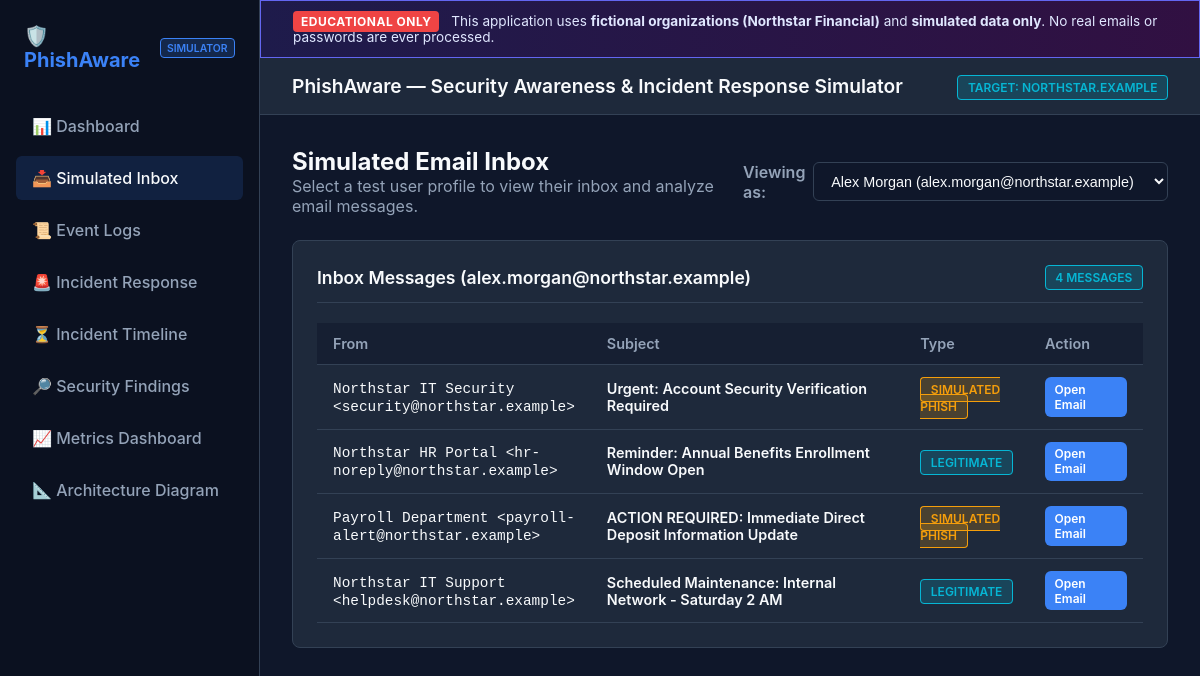
The page /inbox on the database its author committed.
### tables this page shows
CREATE TABLE users (
            id INTEGER PRIMARY KEY AUTOINCREMENT,
            username TEXT NOT NULL,
            email TEXT NOT NULL UNIQUE,
            department TEXT NOT NULL,
            awareness_score INTEGER DEFAULT 100
        );

CREATE TABLE emails (
            id INTEGER PRIMARY KEY AUTOINCREMENT,
            sender TEXT NOT NULL,
            subject TEXT NOT NULL,
            body TEXT NOT NULL,
            is_phishing INTEGER NOT NULL,
            indicators TEXT,
            landing_url TEXT
        );

### app.py (the view)
@app.route('/inbox')
def inbox():
    conn = database.get_db_connection()
    users = conn.execute('SELECT * FROM users').fetchall()
    user_id = request.args.get('user_id', 1, type=int)
    current_user = conn.execute('SELECT * FROM users WHERE id = ?', (user_id,)).fetchone()
    if not current_user and users:
        current_user = users[0]
    emails = conn.execute('SELECT * FROM emails').fetchall()
    conn.close()
    return render_template('inbox.html',
                           active_page='inbox',
                           users=users,
                           current_user=current_user,
                           emails=emails)

### database.py (called while the page is built)
def get_db_connection():
    conn = sqlite3.connect(DB_PATH)
    conn.row_factory = sqlite3.Row
    return conn

### templates/inbox.html (shortened to what this page needs)
{% extends 'base.html' %}
{% block content %}
<div style="margin-bottom: 1.5rem; display: flex; justify-content: space-between; align-items: center;">
    <div>
        <h2>Simulated Email Inbox</h2>
        <p style="color: var(--text-muted);">Select a test user profile to view their inbox and analyze email messages.</p>
    </div>
    <div>
        <form method="GET" action="{{ url_for('inbox') }}" style="display: flex; align-items: center; gap: 0.5rem;">
            <label for="user_select" style="font-weight: 600; color: var(--text-muted);">Viewing as:</label>
            <select name="user_id" id="user_select" class="form-control" style="width: auto;" onchange="this.form.submit()">
                {% for u in users %}
                    <option value="{{ u.id }}" {% if u.id == current_user.id %}selected{% endif %}>
                        {{ u.username }} ({{ u.email }})
                    </option>
                {% endfor %}
            </select>
        </form>
    </div>
</div>
<div class="card">
    <div class="card-header">
        <h3 class="card-title">Inbox Messages ({{ current_user.email }})</h3>
        <span class="badge badge-info">{{ emails|length }} Messages</span>
    </div>
    <div class="table-container">
        <table>
            <thead>
                <tr>
                    <th style="width: 25%;">From</th>
                    <th style="width: 45%;">Subject</th>
                    <th style="width: 15%;">Type</th>
                    <th style="width: 15%;">Action</th>
                </tr>
            </thead>
            <tbody>
                {% for email in emails %}
                <tr>
                    <td><code>{{ email.sender }}</code></td>
                    <td>
                        <a href="{{ url_for('view_email', email_id=email.id, user_id=current_user.id) }}" style="color: var(--text-main); font-weight: 600; text-decoration: none;">
                            {{ email.subject }}
                        </a>
                    </td>
                    <td>
                        {% if email.is_phishing %}
                            <span class="badge badge-warning">Simulated Phish</span>
                        {% else %}
                            <span class="badge badge-info">Legitimate</span>
                        {% endif %}
                    </td>
                    <td>
                        <a href="{{ url_for('view_email', email_id=email.id, user_id=current_user.id) }}" class="btn btn-primary" style="padding: 0.3rem 0.6rem; font-size: 0.75rem;">Open Email</a>
                    </td>
                </tr>
                {% endfor %}
            </tbody>
        </table>
    </div>
</div>
{% endblock %}

### templates/base.html (shortened to what this page needs)
<!DOCTYPE html>
<html lang="en">
<head>
    <link rel="stylesheet" href="{{ url_for('static', filename='css/style.css') }}">
</head>
<body>
    <aside class="sidebar">
        <div class="brand">
            <span>🛡️ PhishAware</span>
            <span class="brand-badge">SIMULATOR</span>
        </div>
        <ul class="nav-list">
            <li class="nav-item {% if active_page == 'dashboard' %}active{% endif %}">
                <a href="{{ url_for('dashboard') }}">📊 Dashboard</a>
            </li>
            <li class="nav-item {% if active_page == 'inbox' %}active{% endif %}">
                <a href="{{ url_for('inbox') }}">📥 Simulated Inbox</a>
            </li>
            <li class="nav-item {% if active_page == 'events' %}active{% endif %}">
                <a href="{{ url_for('events') }}">📜 Event Logs</a>
            </li>
            <li class="nav-item {% if active_page == 'incident' %}active{% endif %}">
                <a href="{{ url_for('incident_response') }}">🚨 Incident Response</a>
            </li>
            <li class="nav-item {% if active_page == 'timeline' %}active{% endif %}">
                <a href="{{ url_for('incident_timeline') }}">⏳ Incident Timeline</a>
            </li>
            <li class="nav-item {% if active_page == 'findings' %}active{% endif %}">
                <a href="{{ url_for('findings') }}">🔎 Security Findings</a>
            </li>
            <li class="nav-item {% if active_page == 'metrics' %}active{% endif %}">
                <a href="{{ url_for('metrics') }}">📈 Metrics Dashboard</a>
            </li>
            <li class="nav-item {% if active_page == 'architecture' %}active{% endif %}">
                <a href="{{ url_for('architecture') }}">📐 Architecture Diagram</a>
            </li>
        </ul>
    </aside>
    <main class="main-content">
        <div class="safety-banner">
            <div>
                <span class="safety-tag">EDUCATIONAL ONLY</span>
                <span style="margin-left: 0.5rem;">This application uses <strong>fictional organizations (Northstar Financial)</strong> and <strong>simulated data only</strong>. No real emails or passwords are ever processed.</span>
            </div>
        </div>
        <header class="top-header">
            <div class="header-title">PhishAware — Security Awareness & Incident Response Simulator</div>
            <div>
                <span class="badge badge-info">Target: northstar.example</span>
            </div>
        </header>
        <div class="content-body">
            {% block content %}{% endblock %}
        </div>
    </main>
</body>
</html>

### static/css/style.css (style rules this page uses)
:root { --bg-dark: #0f172a; --card-bg: #1e293b; --border-color: #334155; --text-main: #f8fafc; --text-muted: #94a3b8; --primary: #3b82f6; --primary-hover: #2563eb; --success: #10b981; --warning: #f59e0b; --danger: #ef4444; --info: #06b6d4; --sidebar-bg: #0b1120; }
* { box-sizing: border-box; margin: 0; padding: 0; }
body { font-family: -apple-system, BlinkMacSystemFont, "Segoe UI", Roboto, Helvetica, Arial, sans-serif; background-color: var(--bg-dark); color: var(--text-main); display: flex; min-height: 100vh; }
.sidebar { width: 260px; background-color: var(--sidebar-bg); border-right: 1px solid var(--border-color); display: flex; flex-direction: column; padding: 1.5rem 1rem; }
.sidebar .brand { display: flex; align-items: center; gap: 0.75rem; font-size: 1.25rem; font-weight: 700; color: var(--primary); margin-bottom: 2rem; padding: 0 0.5rem; }
.sidebar .brand-badge { font-size: 0.65rem; background-color: rgba(59, 130, 246, 0.2); border: 1px solid var(--primary); color: var(--primary); padding: 0.15rem 0.4rem; border-radius: 4px; text-transform: uppercase; font-weight: 600; }
.nav-list { list-style: none; display: flex; flex-direction: column; gap: 0.5rem; }
.nav-item a { display: flex; align-items: center; gap: 0.75rem; padding: 0.75rem 1rem; color: var(--text-muted); text-decoration: none; border-radius: 6px; font-weight: 500; transition: all 0.2s; }
.nav-item a:hover, .nav-item.active a { background-color: rgba(59, 130, 246, 0.15); color: var(--text-main); }
.main-content { flex: 1; display: flex; flex-direction: column; overflow-y: auto; }
.top-header { background-color: var(--card-bg); border-bottom: 1px solid var(--border-color); padding: 1rem 2rem; display: flex; justify-content: space-between; align-items: center; }
.header-title { font-size: 1.2rem; font-weight: 600; }
.safety-banner { background: linear-gradient(90deg, #1e1b4b 0%, #311042 100%); border: 1px solid #6366f1; color: #e0e7ff; padding: 0.75rem 2rem; font-size: 0.85rem; display: flex; align-items: center; justify-content: space-between; }
.safety-tag { background-color: #ef4444; color: #fff; padding: 0.2rem 0.5rem; border-radius: 4px; font-weight: bold; font-size: 0.75rem; letter-spacing: 0.5px; }
.content-body { padding: 2rem; }
.card { background-color: var(--card-bg); border: 1px solid var(--border-color); border-radius: 8px; padding: 1.5rem; margin-bottom: 1.5rem; }
.card-header { display: flex; justify-content: space-between; align-items: center; margin-bottom: 1.25rem; border-bottom: 1px solid var(--border-color); padding-bottom: 0.75rem; }
.card-title { font-size: 1.1rem; font-weight: 600; }
.badge { padding: 0.25rem 0.6rem; border-radius: 4px; font-size: 0.75rem; font-weight: 600; text-transform: uppercase; }
.badge-info { background-color: rgba(6, 182, 212, 0.2); color: var(--info); border: 1px solid var(--info); }
.badge-warning { background-color: rgba(245, 158, 11, 0.2); color: var(--warning); border: 1px solid var(--warning); }
.table-container { overflow-x: auto; }
table { width: 100%; border-collapse: collapse; text-align: left; }
th, td { padding: 0.75rem 1rem; border-bottom: 1px solid var(--border-color); font-size: 0.9rem; }
th { background-color: rgba(15, 23, 42, 0.5); color: var(--text-muted); font-weight: 600; }
.btn { display: inline-block; padding: 0.6rem 1.2rem; border-radius: 6px; font-weight: 600; font-size: 0.875rem; cursor: pointer; text-decoration: none; border: none; transition: background-color 0.2s; }
.btn-primary { background-color: var(--primary); color: #fff; }
.form-control { width: 100%; padding: 0.6rem 0.8rem; background-color: var(--bg-dark); border: 1px solid var(--border-color); border-radius: 6px; color: var(--text-main); font-size: 0.9rem; }

### rows shown on the page
users: email "alex.morgan@northstar.example"
emails: sender "Northstar IT Security <security@northstar.example>", subject "Urgent: Account Security Verification Required", is_phishing "SIMULATED PHISH"
emails: sender "Northstar HR Portal <hr-noreply@northstar.example>", subject "Reminder: Annual Benefits Enrollment Window Open", is_phishing "LEGITIMATE"
emails: sender "Payroll Department <payroll-alert@northstar.example>", subject "ACTION REQUIRED: Immediate Direct Deposit Information Update", is_phishing "SIMULATED PHISH"
emails: sender "Northstar IT Support <helpdesk@northstar.example>", subject "Scheduled Maintenance: Internal Network - Saturday 2 AM", is_phishing "LEGITIMATE"

### other values the page prints
{{ emails|length }} "4"
form field user_id "Alex Morgan (alex.morgan@northstar.example)"
